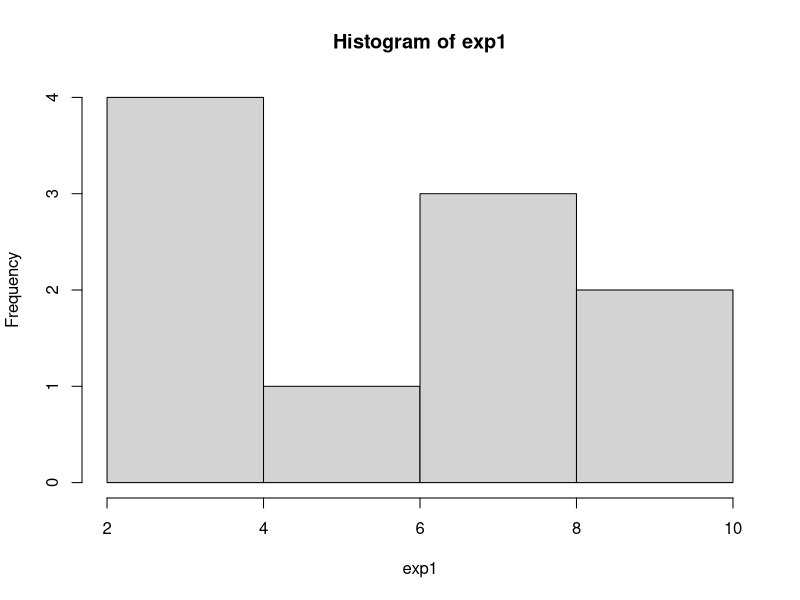
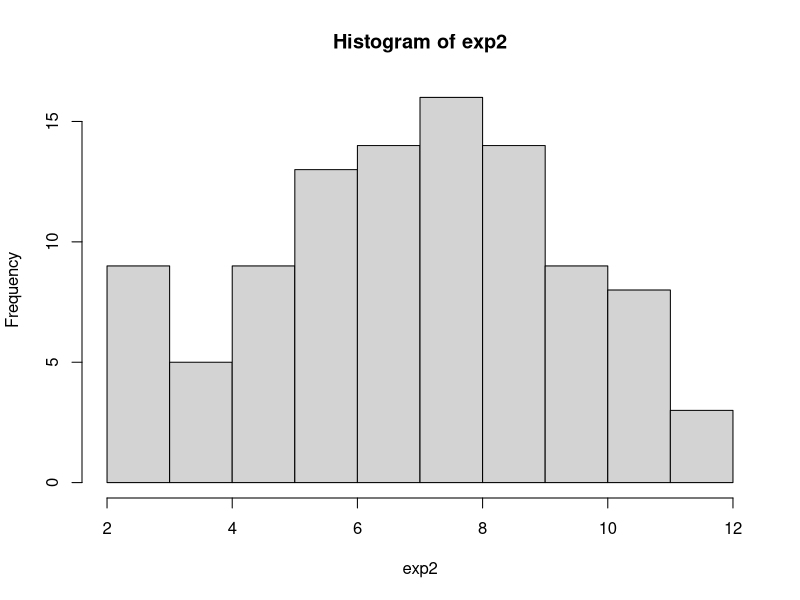
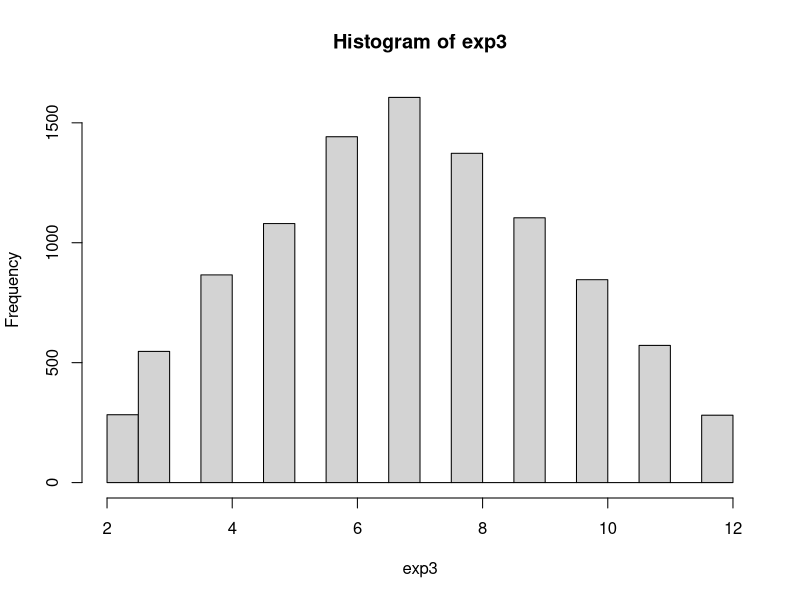

The R source for these figures, in order:
exp1 <- rowSums(replicate(2, sample(6, 10, replace=T)))
exp2 <- rowSums(replicate(2, sample(6, 100, replace=T)))
exp3 <- rowSums(replicate(2, sample(6, 10000, replace=T)))
hist(exp1)
hist(exp2)
hist(exp3)
